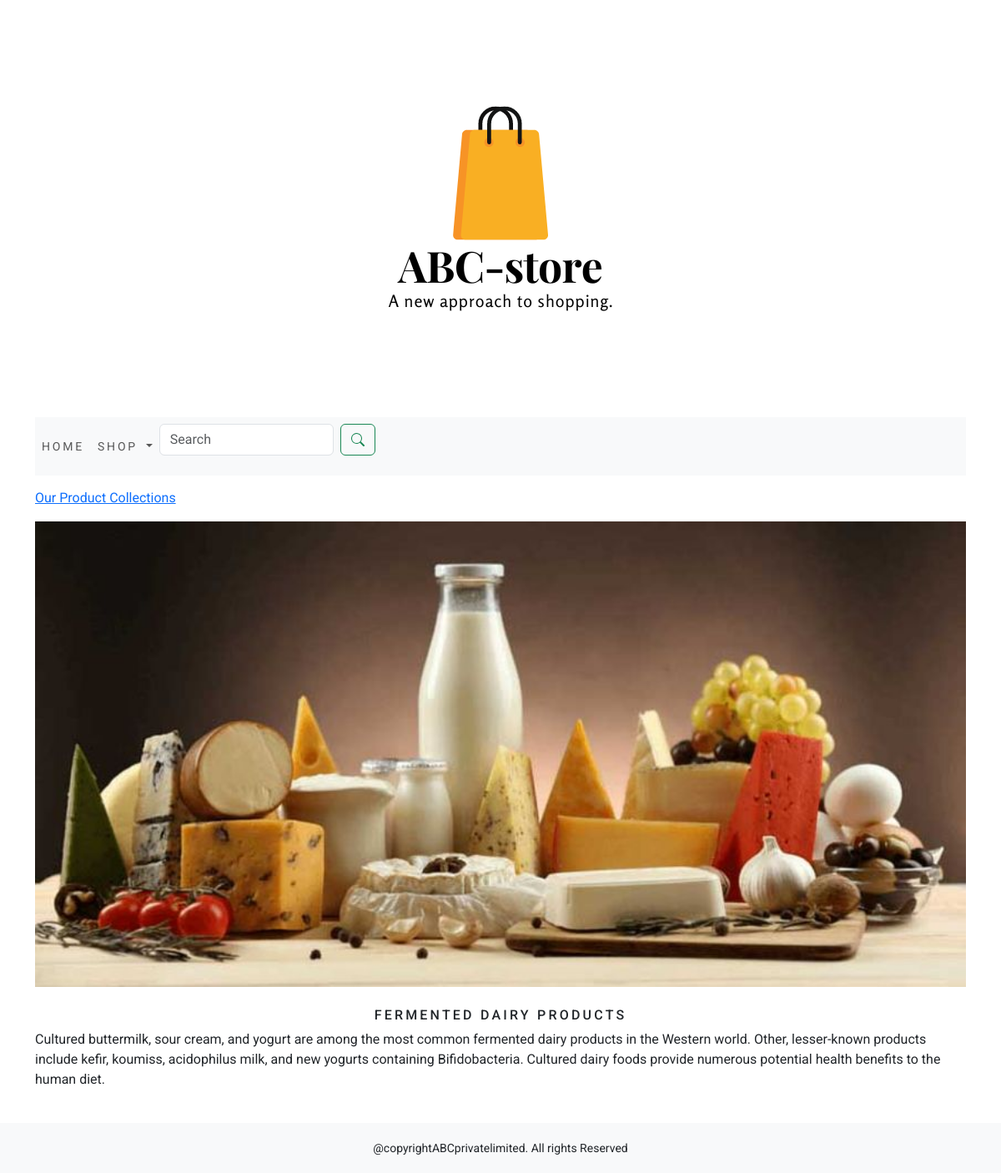
Screenshot of /shop/FERMENTED-DAIRY-PRODUCTS/ with the database file from the repository.
### shop/models.py (models this page shows, shortened)
class Category(models.Model):
    name=models.CharField(max_length=250,unique=True)
    slug=models.SlugField(max_length=250,unique=True)
    description=models.TextField(blank=True)
    image=models.ImageField(upload_to='category',blank=True)
    class Meta:
        ordering=('name',)
        verbose_name='category'
        verbose_name_plural='categories'
    def get_url(self):
        return reverse('shop:products_by_category',args=[self.slug])

### shop/views.py (the view, shortened to what this page needs)
# urls.py: path('',views.allProdCat,name='allProdCat'),
def allProdCat(request,c_slug=None):
    c_page=None
    products_list=None
    if c_slug!=None:
        c_page=get_object_or_404(Category,slug=c_slug)
        products_list=Product.objects.all().filter(category=c_page,available=True)
    return render(request,'category.html',{'category':c_page,'products':products_list})

### cart/context_processors.py (called while the page is built)
def counter(request):
    item_count=0
    if 'admin' in request.path:
        return {}
    else:
        try:
            cart=Cart.objects.filter(cart_id=_cart_id(request))
            cart_items=CartItem.objects.all().filter(cart=cart[:1])
            for cart_item in cart_items:
                item_count+=cart_item.quantity
        except Cart.DoesNotExist:
            item_count=0
    return dict(item_count=item_count)

### cart/views.py (called while the page is built)
def _cart_id(request):
    cart=request.session.session_key
    if not cart:
        cart=request.session.create()
    return cart

### shop/context_processors.py (called while the page is built)
def menu_links(request):
    links=Category.objects.all()
    return dict(links=links)

### templates/category.html (shortened to what this page needs)
{% extends 'base.html' %}
{% load static %}
{% block content %}
   {% if category %}
        <div>
            <div class="row my_row_class">
                <div class="mx-auto">
                <p><a href="{% url 'shop:allProdCat' %}">Our Product Collections</a></p>
                </div>
            </div>
        </div>
    {% endif %}
    <div class="mx-auto">
        {% if category %}
            <img class="my_image" src="{{category.image.url}}" alt="{{category.name}}">
    </div>
    <br>
    <div>
        <h1 class="text-center my_title">{{category.name}}</h1>
        <p class="text-justify">{{category.description}}</p>
    </div>
        {% endif %}
        <div class="container">
            <br>
        </div>
{% endblock %}

### templates/base.html (shortened to what this page needs)
{% load static %}
<html>
<head>
    <link rel="stylesheet" href="https://cdn.jsdelivr.net/npm/bootstrap@5.3.0-alpha3/dist/css/bootstrap.min.css">
    <link rel="stylesheet" href="https://cdn.jsdelivr.net/npm/bootstrap@5.3.0-alpha3/dist/js/bootstrap.bundle.min.js">
    <link rel="stylesheet" href="{% static 'css/custom.css' %}">
</head>
<body>
    <div class="container">
    {% include 'header.html' %}
    {% include 'nav.html' %}
    {% block content %}
    {% endblock %}
    </div>
    {% include 'footer.html' %}
</body>
</html>

### templates/header.html
{% load static %}
<header>
    <center>
        <a href="{% url 'shop:allProdCat' %}">       <img src="{% static 'img/logo.png' %}" alt="logimage">
    </center>
</header>

### templates/nav.html (shortened to what this page needs)
<nav class="navbar navbar-expand-lg navbar-light bg-light">
    <div class="collapse navbar-collapse" id="navbarSupportedContent">
      <ul class="navbar-nav mr-auto">
        <li class="nav-item">
          <a class="nav-link" href="#">Home</a>
        </li>
        <li class="nav-item dropdown {% if 'shop' in request.path %} active {% endif %}">
          <a class="nav-link dropdown-toggle" href="#" id="navbarDropdown" role="button" data-toggle="dropdown" aria-haspopup="true" aria-expanded="false">
            Shop
          </a>
        </li>
      </ul>
      <form class="d-flex" action="{% url 'searchapp:SearchResult' %}" method="get">
        <input class="form-control me-2" type="search" placeholder="Search" name="q" aria-label="Search">
        <button class="btn btn-outline-success" type="submit"></button>
      </form>
    </div>
  </nav>

### templates/footer.html
<div class="footer navbar-fixed-bottom my_footer">
    <p class="text-center">@copyrightABCprivatelimited. All rights Reserved</p>
</div>

### static/css/custom.css (style rules this page uses)
body { font-family: 'Roboto', sans-serif; }
.nav-item { letter-spacing: .2em; font-size: 14px; text-transform: uppercase; }
.my_footer { background-color: f8f9fa; height: 60px; }
.my_footer p { padding-top: 20px; font-size: 14px; }
.my_row_class { padding-top: 15px; }
.my_image { width: 100%; height: auto; }
.my_title { font-size: 16px; text-transform: uppercase; letter-spacing: .2em; }

### rows the page displays
Category: image (picture), name "FERMENTED DAIRY PRODUCTS", description "Cultured buttermilk, sour cream, and yogurt are among the most common fermented dairy products in the Western world. Other, lesser-known products include kefir, koumiss, acidophilus milk, and new yogurts containing Bifidobacteria. Cultured dairy foods provide numerous potential health benefits to the human diet."
